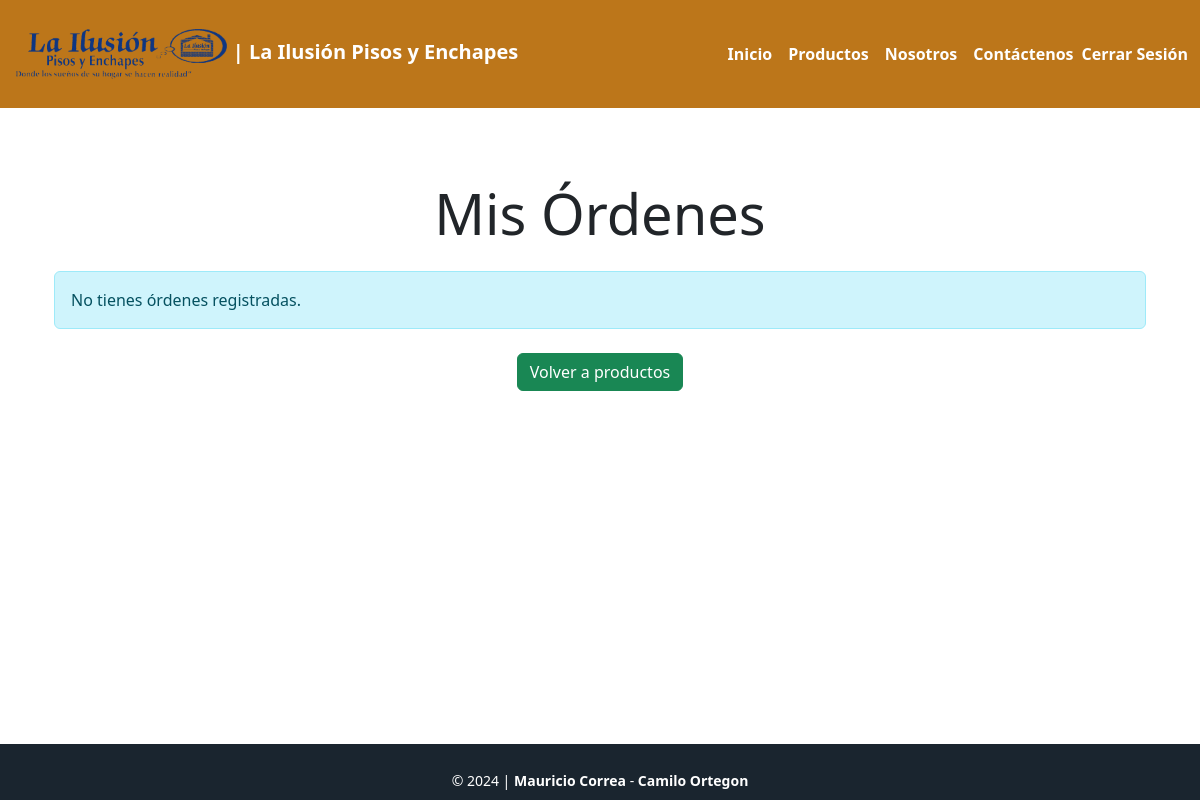
The page /order/mis-ordenes/ (signed in) on the database as committed earlier.
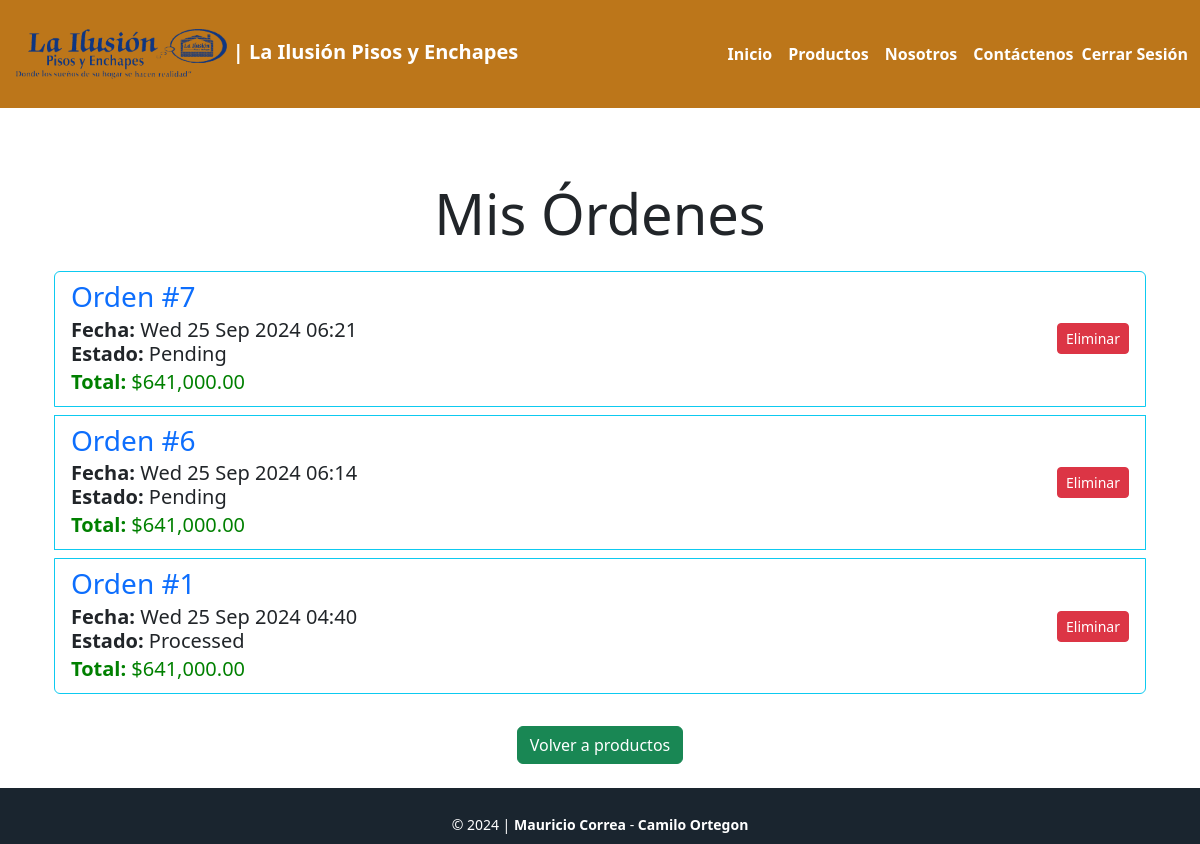
The same page on the database as committed later.
### order/models.py (models this page shows, shortened)
class Orden(models.Model):
    STATUS_CHOICES = [
        ('PENDING', 'Pending'),
        ('PROCESSED', 'Processed'),
        ('SHIPPED', 'Shipped'),
        ('DELIVERED', 'Delivered'),
        ('CANCELLED', 'Cancelled'),
    ]
    orderNumber = models.AutoField(primary_key=True, unique=True)
    orderDate = models.DateTimeField(auto_now_add=True)
    totalAmount = models.DecimalField(max_digits=10, decimal_places=2, default=0)
    shoppingCart = models.ForeignKey(Carrito, on_delete=models.CASCADE)  # Un carrito puede tener múltiples órdenes
    status = models.CharField(max_length=10, choices=STATUS_CHOICES, default='PENDING')
    usuario = models.ForeignKey(settings.AUTH_USER_MODEL, on_delete=models.CASCADE, default=-1)

### order/views.py (the view)
# urls.py: path('mis-ordenes/', ListaOrdenesView.as_view(), name='mis_ordenes'),
class ListaOrdenesView(LoginRequiredMixin, ListView):
    login_url = 'login'  # Redirige a la página de login si no está autenticado
    model = Orden
    template_name = 'mis_ordenes.html'  # Plantilla que vamos a crear
    context_object_name = 'ordenes'  # Nombre que usaremos en el template
    def get_queryset(self):
        return Orden.objects.filter(usuario=self.request.user).order_by('-orderDate')

### order/templates/mis_ordenes.html (shortened to what this page needs)
{% extends 'base.html' %}
{% block content %}
<div class="container mt-5">
    <h1 class="display-4 text-center mb-4"><strong>Mis Órdenes</strong></h1>
    {% if ordenes %}
        <div class="list-group mt-3">
            {% for orden in ordenes %}
            <div class="list-group-item d-flex justify-content-between align-items-center border border-info mb-2">
                <div>
                    <h3 class="mb-1">
                        <a href="{% url 'ver_orden' orden.orderNumber %}" class="text-decoration-none">
                            Orden #{{ orden.orderNumber }}
                        </a>
                    </h3>
                    <h5 class="mb-1">
                        <strong>Fecha:</strong> {{ orden.orderDate|date:"D d M Y H:i" }} <br>
                        <strong>Estado:</strong> {{ orden.get_status_display }}
                    <h5 class="mb-1" style="color: green;">
                    {% load humanize %}
                    <strong>Total:</strong> ${{ orden.totalAmount |intcomma}}
                </div>
                <div>
                    <form method="POST" action="{% url 'borrar_orden' orden.orderNumber %}">
                        <button type="submit" class="btn btn-danger btn-sm">Eliminar</button>
                    </form>
                </div>
            </div>
            {% endfor %}
        </div>
    {% else %}
        <div class="alert alert-info mt-3">
            No tienes órdenes registradas.
        </div>
    {% endif %}
    <div class="text-center mt-4">
        <a href="{% url 'product_index' %}" class="btn btn-success">Volver a productos</a>
    </div>
</div>
{% endblock %}

Rows that differ between the two databases and show on the page:
added Orden: orderNumber "7", orderDate "Wed 25 Sep 2024 06:21", status "Pending", totalAmount "641,000.00"
added Orden: orderNumber "6", orderDate "Wed 25 Sep 2024 06:14", status "Pending", totalAmount "641,000.00"
added Orden: orderNumber "1", orderDate "Wed 25 Sep 2024 04:40", status "Processed", totalAmount "641,000.00"
Other text that changed with them:
text no longer shown: "No tienes órdenes registradas."
